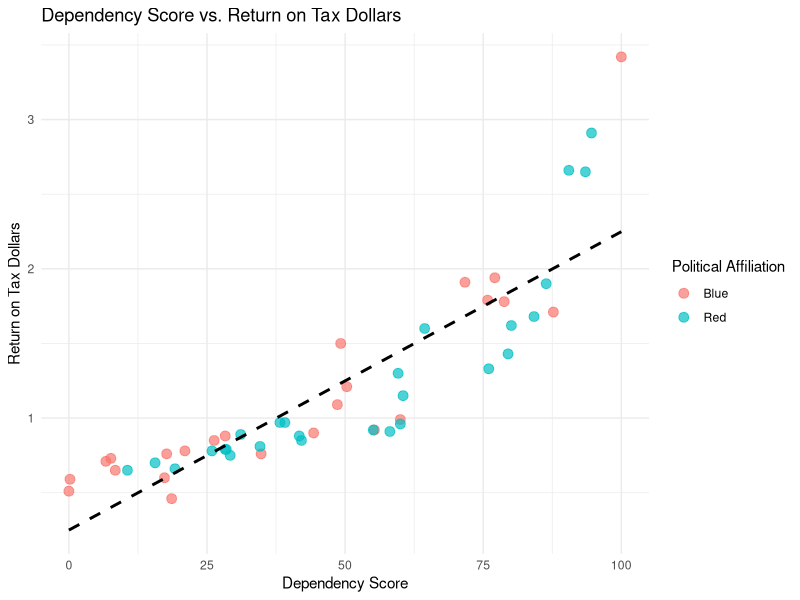
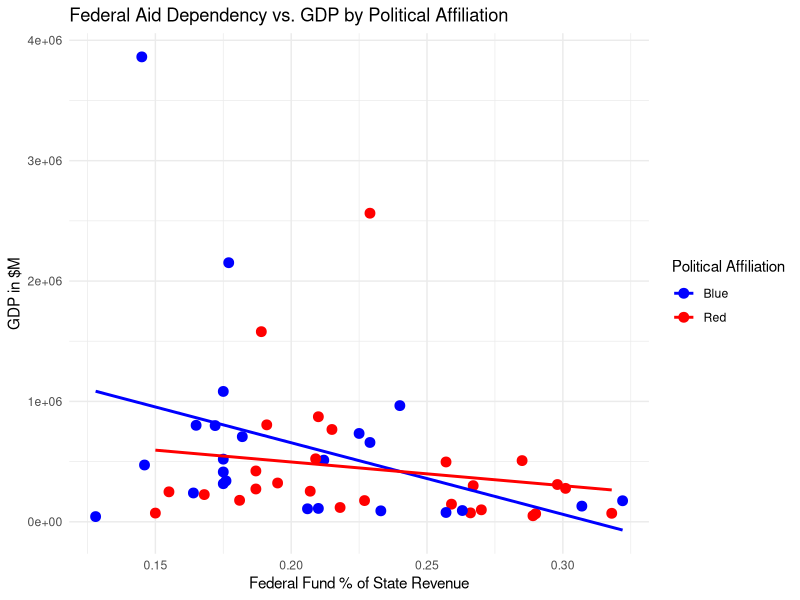
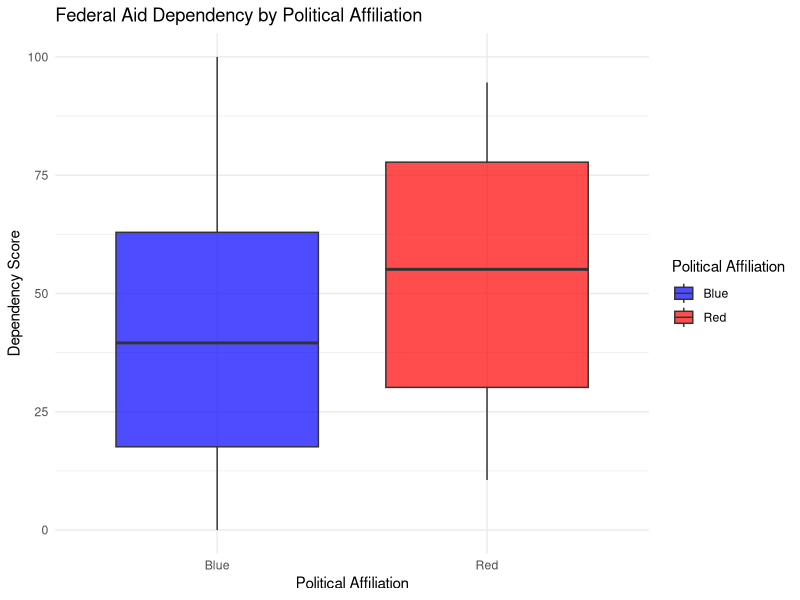
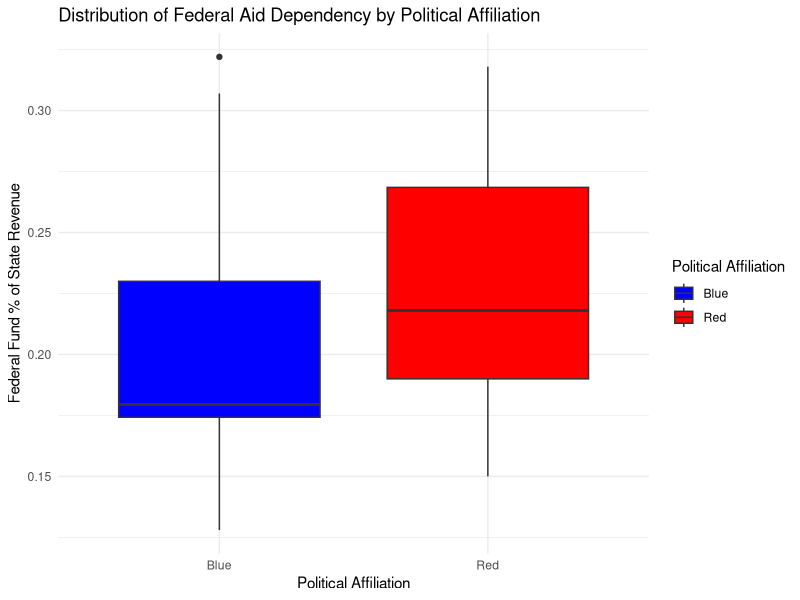
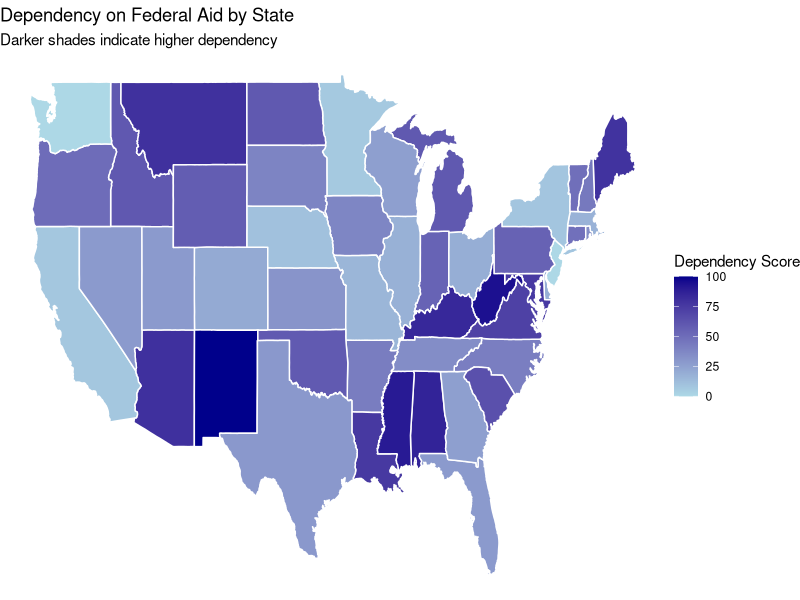

These figures' R source, in order:
## ---- chunk 1
knitr::opts_chunk$set(echo = FALSE)
## ---- chunk 2
library(ggplot2)
library(dplyr)
library(maps)
library(ggthemes)
## ---- chunk 3
federal_data <- readxl::read_excel("story 1.xlsx")
head(federal_data)
## ---- chunk 4
# Checking the structure of the data
str(federal_data)
# Checking the summary if the data
summary(federal_data)
# Checking for missing data
colSums(is.na(federal_data))
## ---- chunk 5
# Calculate the average Federal Fund % of State Revenue by Political Affiliation
federal_data_avg <- federal_data %>%
  group_by(`Political Affiliation`) %>%
  summarise(Average_Fed_Fund_Percentage = mean(`Fed Fund % of State Revenue`))

# View the results
print(federal_data_avg)
## ---- chunk 6
# Scatter Plot
ggplot(federal_data, aes(x = `Dependency Score`, y = `Return on Tax Dollars`, color = `Political Affiliation`)) +
  geom_point(size = 3, alpha = 0.7) +
  geom_smooth(method = "lm", se = FALSE, color = "black", linetype = "dashed") +
  labs(title = "Dependency Score vs. Return on Tax Dollars",
       x = "Dependency Score",
       y = "Return on Tax Dollars",
       color = "Political Affiliation") +
  theme_minimal()
## ---- chunk 7
# Scatter plot to show correlation
ggplot(federal_data, aes(x = `Fed Fund % of State Revenue`, y = `GDP in $M`, color = `Political Affiliation`)) +
  geom_point(size = 3) + # Points for each state
  geom_smooth(method = "lm", se = FALSE, aes(color = `Political Affiliation`)) + # Linear regression line
  labs(title = "Federal Aid Dependency vs. GDP by Political Affiliation",
       x = "Federal Fund % of State Revenue",
       y = "GDP in $M") +
  theme_minimal() +
  scale_color_manual(values = c("Red" = "red", "Blue" = "blue"))
## ---- chunk 8
# Box Plot
ggplot(federal_data, aes(x = `Political Affiliation`, y = `Dependency Score`, fill = `Political Affiliation`)) +
  geom_boxplot(alpha = 0.7) +
  labs(title = "Federal Aid Dependency by Political Affiliation",
       x = "Political Affiliation",
       y = "Dependency Score") +
  theme_minimal() +
  scale_fill_manual(values = c("Blue" = "blue", "Red" = "red"))
## ---- chunk 9
# Box plot to show party-wise distribution of Federal Fund % of State Revenue
ggplot(federal_data, aes(x = `Political Affiliation`, y = `Fed Fund % of State Revenue`, fill = `Political Affiliation`)) +
  geom_boxplot() +
  labs(title = "Distribution of Federal Aid Dependency by Political Affiliation",
       x = "Political Affiliation",
       y = "Federal Fund % of State Revenue") +
  theme_minimal() +
  scale_fill_manual(values = c("Red" = "red", "Blue" = "blue"))
## ---- chunk 10
# Choropleth
# Get U.S. states map data
us_states <- map_data("state")

# Ensure state names match between datasets (convert to lowercase)
federal_data <- federal_data %>%
  mutate(State = tolower(State))

# Merge the federal data with the map data
map_data_merged <- us_states %>%
  left_join(federal_data, by = c("region" = "State"))

# Plot the choropleth
ggplot(map_data_merged, aes(x = long, y = lat, group = group, fill = `Dependency Score`)) +
  geom_polygon(color = "white") +  # Draw state boundaries
  scale_fill_gradient(low = "lightblue", high = "darkblue", name = "Dependency Score") +
  theme_minimal() +
  labs(title = "Dependency on Federal Aid by State",
       subtitle = "Darker shades indicate higher dependency",
       fill = "Dependency Score") +
  theme_void()  # Removes background and axes for a clean look
## ---- chunk 11
# Storytelling paragraph for interpretation
storytelling <- "In the analysis of federal aid dependency and political affiliation, we see that Blue states tend to have a higher percentage of their revenue from federal aid compared to Red states. For example, New Mexico, a Blue state, has one of the highest federal fund percentages, while Alabama, a Red state, is on the lower end. The scatter plot suggests that while there is some correlation between federal aid dependency and GDP, other factors, such as state-specific needs, might play a role in explaining these dependencies. The box plot shows a more clustered distribution of federal aid in Blue states, while Red states have a wider range of dependency scores. Overall, the data suggests a relationship between political affiliation and federal aid dependency, though further analysis may be required to understand underlying causes."

